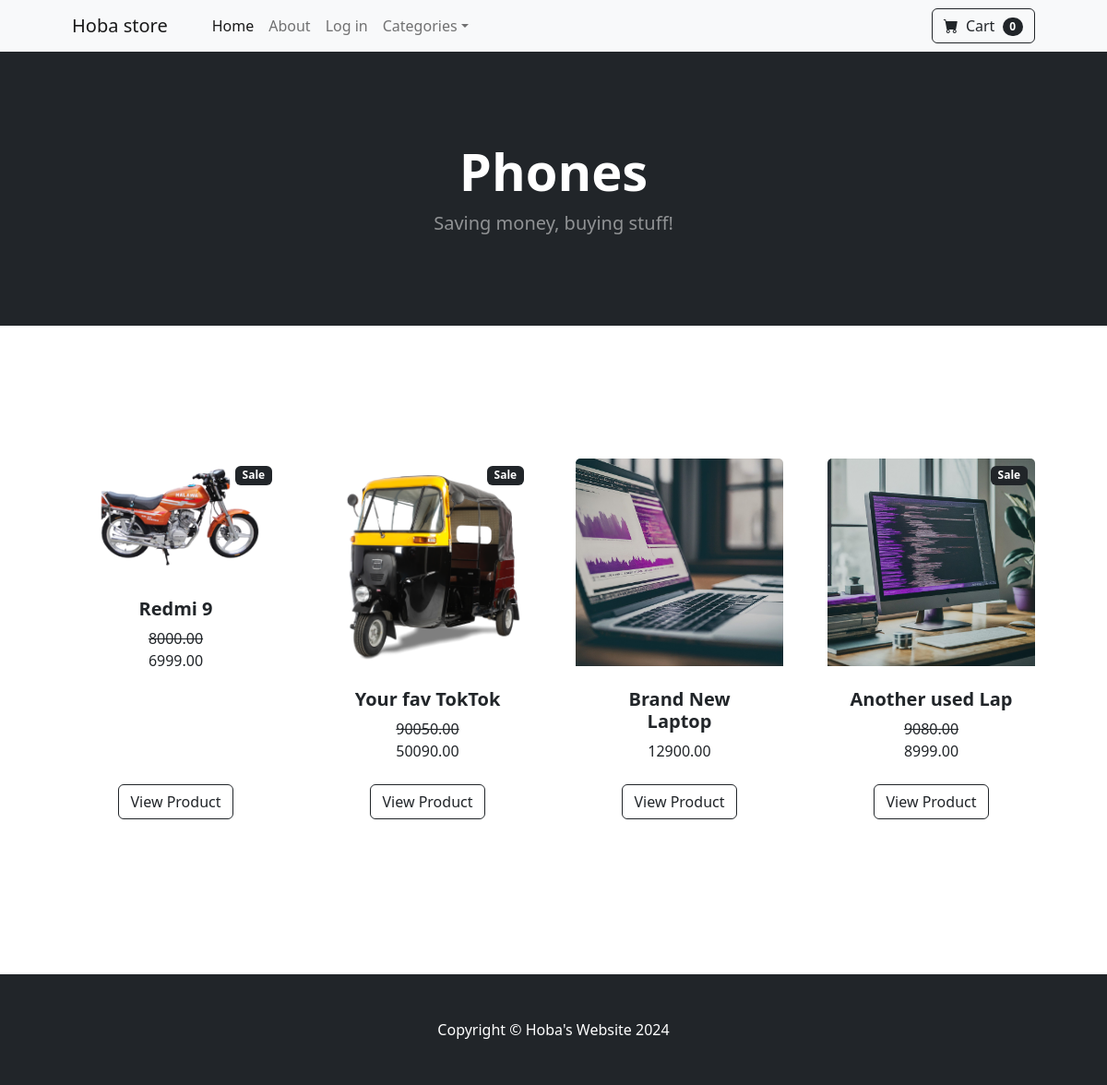
Screenshot of /category/Phones/ with the database file from the repository.
### store/models.py (models this page shows, shortened)
class Category(models.Model):
    name = models.CharField(max_length=50)
    image = models.ImageField(upload_to='Categories/imgs/%y/%m/%d/', default='Categories/imgs/default.jpg')
    description = models.TextField(max_length=200 , default='Categories/description')
    def __str__(self):
        return self.name

class Product(models.Model):
    product_name = models.CharField(max_length=50)
    price = models.DecimalField(default=0,decimal_places=2 ,max_digits=10)
    category = models.ForeignKey(Category, on_delete=models.CASCADE, default=1)
    description = models.TextField(max_length=500, default='', null=True)
    image = models.ImageField(upload_to='Products/imgs/%y/%m/%d/')
    is_sale = models.BooleanField(default=False)
    sale_price = models.DecimalField(default=0,decimal_places=2 ,max_digits=10)

### store/views.py (the view)
# urls.py: path('category/<str:sk>/', views.category, name='category'),
def category(request, sk):
    sk = sk.replace('-', ' ')
    try:
        category = Category.objects.get(name=sk)
        products = Product.objects.filter(category=category)
        return render(request, 'product/category.html', {'products': products, 'category': category})
    except:
        messages.error('That category doesn\'t exist... ')
        return redirect('home')

### cart/cart.py (called while the page is built)
    def __len__(self):
        return len(self.cart)

### cart/context_processors.py (called while the page is built)
def cart(request):
    return {'cart': Cart(request)}

### store/templates/product/category.html
{% extends "base.html" %}
        {% block content %}
        <header class="bg-dark py-5 header-animation mb-5">
            <div class="container px-4 px-lg-5 my-5">
                <div class="text-center text-white">
                    <h1 class="display-4 fw-bolder">{{category}}</h1>
                    <p class="lead fw-normal text-white-50 mb-0">Saving money, buying stuff!</p>
                </div>
            </div>
        </header>
        <section class="py-5">
            <div class="container px-4 px-lg-5 mt-5">
                <div class="row gx-4 gx-lg-5 row-cols-2 row-cols-md-3 row-cols-xl-4 justify-content-center">
                    {% for product in products %}
                    {% if product.is_sale == True %}
                    <div class="col mb-5">
                        <div class="card h-100 card-hover">
                            <div class="badge bg-dark text-white position-absolute" style="top: 0.5rem; right: 0.5rem">Sale</div>
                            <img class="card-img-top" src="{{product.image.url}}" alt="..." />
                            <div class="card-body p-4">
                                <div class="text-center">
                                    <h5 class="fw-bolder">{{product.product_name}}</h5>
                                     <strike>
                                        {{product.price}}
                                     </strike>
                                        <br>
                                        {{product.sale_price}}
                                </div>
                            </div>
                            <div class="card-footer p-4 pt-0 border-top-0 bg-transparent">
                                <div class="text-center"><a class="btn btn-outline-dark mt-auto" href="{% url "product" product.id %}">View Product</a></div>
                            </div>
                        </div>
                    </div>
                    {% else %}
                    <div class="col mb-5">
                        <div class="card h-100 card-hover">
                            <img class="card-img-top" src="{{product.image.url}}" alt="..." />
                            <div class="card-body p-4">
                                <div class="text-center">
                                    <h5 class="fw-bolder">{{product.product_name}}</h5>
                                    {{product.price}}
                                </div>
                            </div>
                            <div class="card-footer p-4 pt-0 border-top-0 bg-transparent">
                                <div class="text-center"><a class="btn btn-outline-dark mt-auto" href="{% url "product" product.id %}">View Product</a></div>
                            </div>
                        </div>
                    </div>
                    {% endif %}
                    {% endfor %}
                </div>
            </div>
        </section>
{% endblock content %}

### store/templates/base.html (style rules this page uses)
.header-animation h1 { animation: fadeInUp 2s ease-out; }
.header-animation p { animation: fadeInUp 2.5s ease-out; }
.card-hover { transition: transform 0.3s ease, box-shadow 0.3s ease; border: none; }

### rows the page displays
Category: name "Phones"
Product: image (picture), product_name "Redmi 9", price "8000.00", sale_price "6999.00"
Product: image (picture), product_name "Your fav TokTok", price "90050.00", sale_price "50090.00"
Product: image (picture), product_name "Brand New Laptop", price "12900.00"
Product: image (picture), product_name "Another used Lap", price "9080.00", sale_price "8999.00"

### other values shown
{{ cart|length }} "0"
